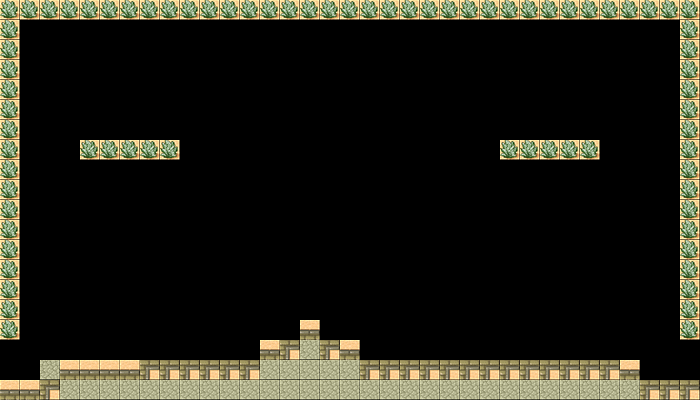

This is a level from a 2D game, rendered from its Tiled map with the project's own tilesets. A one-line summary and the map file follow, with tile-layer data summarised:
An orthogonal 35x20 tile map with 20x20 px tiles, 1 tile layer (块层 1).

<map version="1.0" orientation="orthogonal" width="35" height="20" tilewidth="20" tileheight="20">
 <tileset firstgid="1" name="des" tilewidth="20" tileheight="20" spacing="1" margin="1">
  <image source="des.png" width="168" height="126" />
 </tileset>
 <layer name="块层 1" width="35" height="20">
  <data>[700 cells, 148 non-empty, 4 distinct tile ids]</data>
 </layer>
</map>